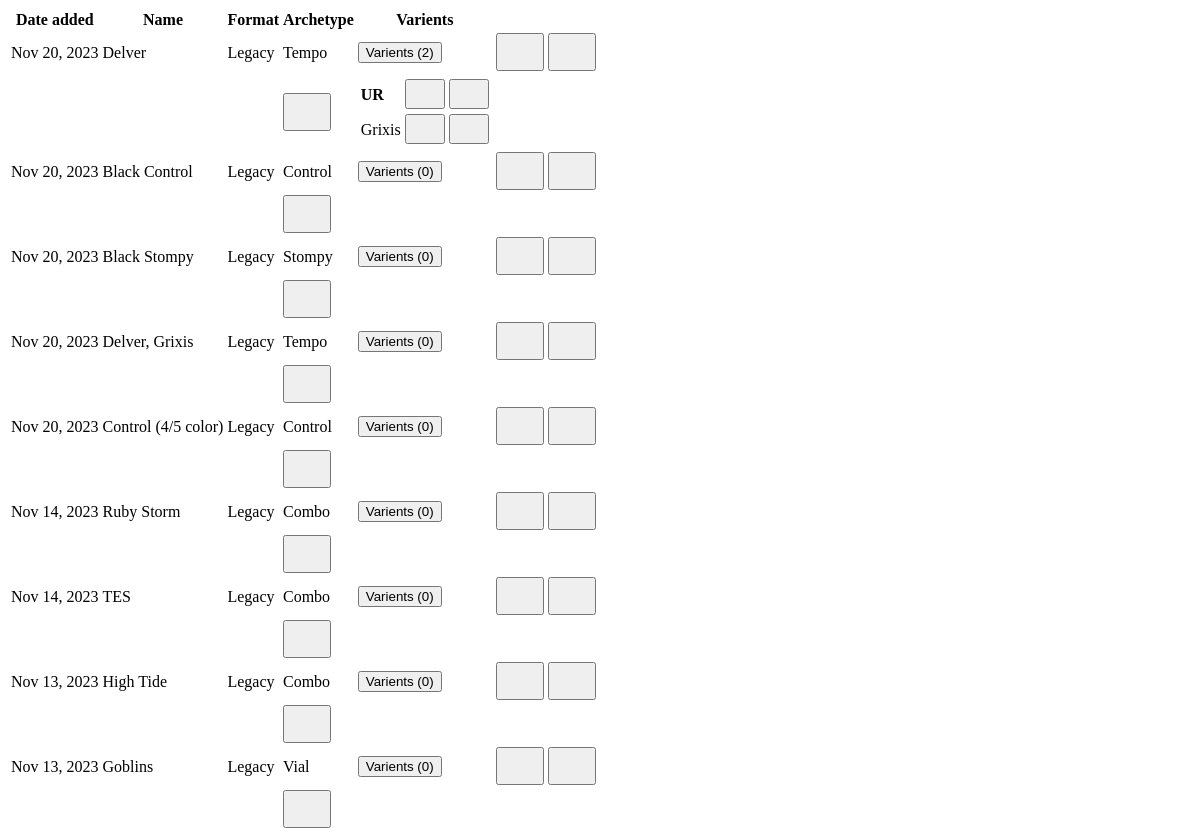
The app's page /decks_table, older data.
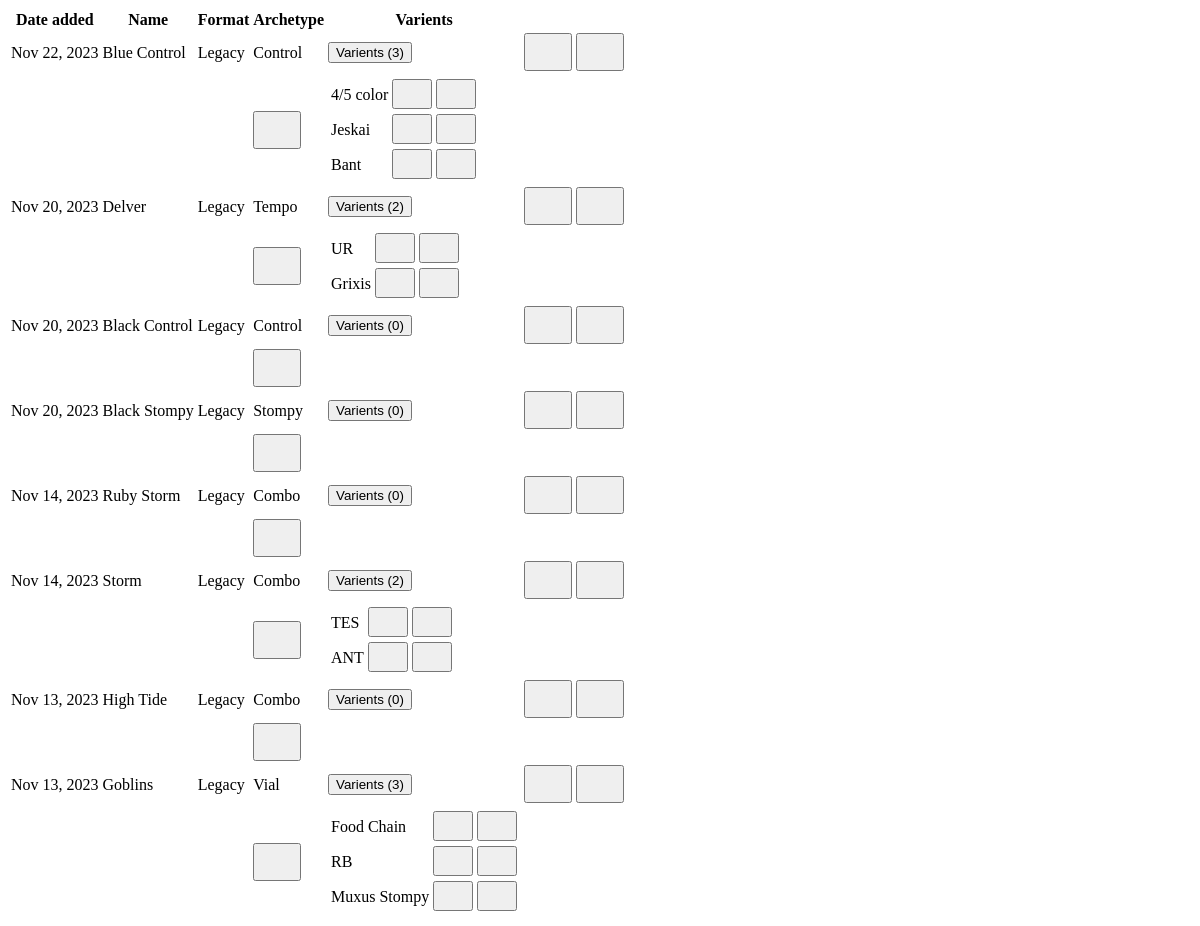
The same page, newer data.
### base/models.py (models this page shows, shortened)
class Deck(models.Model):
    name = models.CharField(verbose_name="deck name", max_length=25)
    mtgFormat = models.ForeignKey(
        MtgFormat, null=True, on_delete=models.CASCADE)
    archetype = models.ForeignKey(
        Archetype, null=True, on_delete=models.CASCADE)
    dateCreated = models.DateTimeField(default=timezone.now)

class MtgFormat(models.Model):
    name = models.CharField(max_length=200)
    def __str__(self):
        return self.name

class Archetype(models.Model):
    name = models.CharField(verbose_name="Archetype", max_length=40)
    mtgFormat = models.ForeignKey(
        MtgFormat, null=True, on_delete=models.CASCADE)
    def __str__(self):
        return str(self.name)

class Flavor(models.Model):
    name = models.CharField(max_length=30, default='none')
    deck = models.ForeignKey(
        Deck, null=True, on_delete=models.CASCADE, related_name="flavors")
    isdefault = models.BooleanField('default', default=False)

### base/views.py (the view)
# urls.py: path('decks_table', views.decks_table, name='decks_table'),
def decks_table(request):
    print("new decks table")
    decks_list = Deck.objects.all().order_by('-dateCreated')
    context = {
        "decks": decks_list
    }
    return render(request, 'base/partials/decks/decks_table.html', context)

### base/templates/base/partials/decks/decks_table.html
<table class="table table-hover">
    <thead>
        <th>Date added</th>
        <th>Name</th>
        <th>Format</th>
        <th>Archetype</th>
        <th>Varients</th>
        <th></th>
    </thead>
    <tbody>
        {% for deck in decks %}
            <tr>
                <td>{{ deck.dateCreated|date:"M d, Y" }}</td>
                <td>{{ deck.name }}</td>
                <td>{{ deck.mtgFormat }}</td>
                <td>{{ deck.archetype }}</td>
                <td>
                    <button class="btn btn-primary" type="button" data-bs-toggle="collapse" data-bs-target="#collapse{{deck.id}}">Varients ({{deck.flavors.count}})</button>
                </td>
                <td>
                    <button class='btn' hx-get="{% url 'edit_deck' deck.pk %}" hx-target="closest tr" hx-swap="outerHTML"><svg class="bi bi-pencil" width="32" height="32"><use xlink:href="#pencil"></svg></button>
                    <button class='btn' hx-confirm='Are you Sure?' hx-target="closest tr" hx-swap="outerHTML swap:1s" hx-delete="{% url 'delete_deck' deck.pk %}"><svg class="bi bi-trash3" width="32" height="32"><use xlink:href="#trash3"></svg></button>
                </td>
            </tr>
            <tr class="collapse" id="collapse{{deck.id}}">
                <td></td>
                <td></td>
                <td></td>
                <td>
                    <button class='btn' hx-get="{% url 'add_varient' deck.pk %}" hx-target="next tbody" hx-swap="afterbegin">
                        <svg class="bi bi-plus" width="32" height="32"><use xlink:href="#plus"></svg>
                    </button>
                </td>
                <td>
                    <table class="table">
                        <tbody>
                            {% for flavor in deck.flavors.all %}
                                <tr>
                                    {% if flavor.isdefault %}
                                    <td>
                                         <strong>{{flavor.name}}</strong>
                                    </td>
                                    {% else %}
                                    <td>{{flavor.name}}</td>
                                    {% endif %}
                                    <td>
                                        <button class='btn' hx-get="{% url 'edit_flavor' flavor.pk %}" hx-target="closest tr" hx-swap="outerHTML"><svg class="bi bi-pencil" width="24" height="24"><use xlink:href="#pencil"></svg></button>
                                        <button class='btn' hx-confirm='Are you Sure?' hx-target="closest tr" hx-swap="outerHTML swap:1s" hx-delete="{% url 'delete_flavor' flavor.pk %}"><svg class="bi bi-trash3" width="24" height="24"><use xlink:href="#trash3"></svg></button>
                                    </td>
                                </tr>
                            {% endfor %}
                        </tbody>
                    </table>
                </td>
                <td></td>
            </tr>
        {% endfor %}
    </tbody>
</table>

Row changes from the older to the newer data that the page shows:
removed Deck: dateCreated "Nov 20, 2023", name "Delver, Grixis", mtgFormat "Legacy", archetype "Tempo", flavors.count "0"
removed Deck: dateCreated "Nov 20, 2023", name "Control (4/5 color)", mtgFormat "Legacy", archetype "Control", flavors.count "0"
added Deck: dateCreated "Nov 22, 2023", name "Blue Control", mtgFormat "Legacy", archetype "Control", flavors.count "3"
added Flavor: name "4/5 color", shown under "Nov 22, 2023"
added Flavor: name "Jeskai", shown under "Nov 22, 2023"
added Flavor: name "Bant", shown under "Nov 22, 2023"
changed Flavor "UR": isdefault True → False (drawn)
changed Deck: name "TES" → "Storm"; flavors.count "0" → "2"
added Flavor: name "TES", shown under Deck "Nov 14, 2023"
added Flavor: name "ANT", shown under Deck "Nov 14, 2023"
computed for Deck "Goblins": flavors.count "0" → "3"
added Flavor: name "Food Chain", shown under Deck "Goblins"
added Flavor: name "RB", shown under Deck "Goblins"
added Flavor: name "Muxus Stompy", shown under Deck "Goblins"
